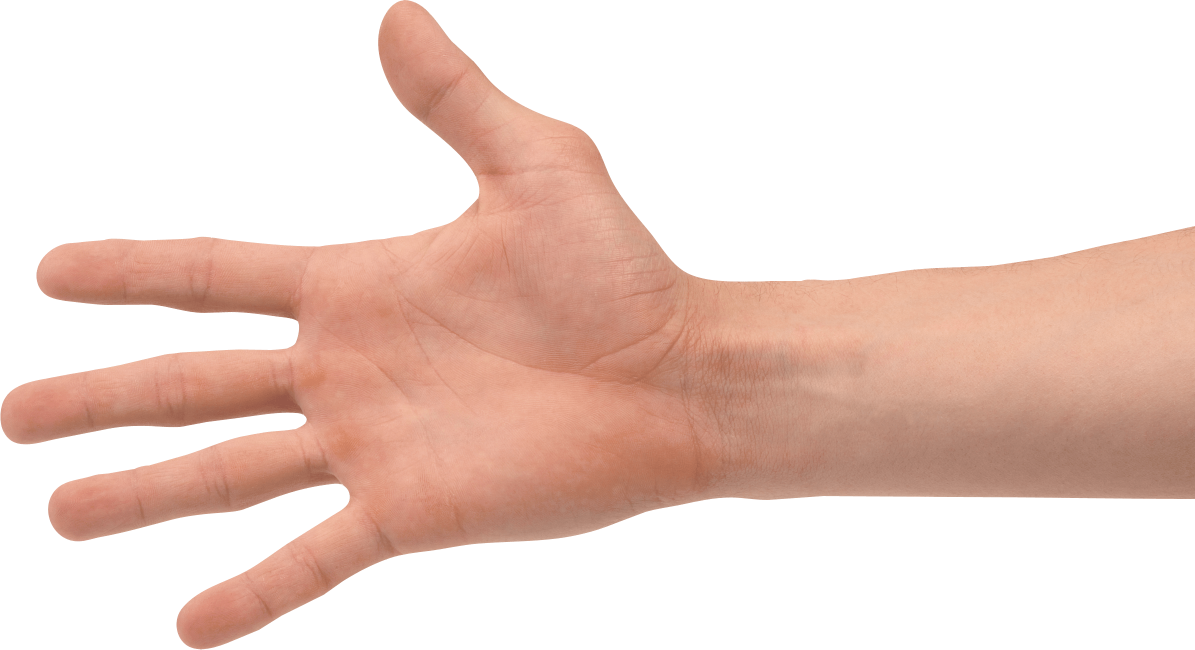
#> input picture Spring2021/hand.png, 2390 x 1299 px, given in place of hand.jpg, which was not available (shown at 1/2 size)
$ python practice.py
#> lines starting #> are read from the running program, lines starting #| are printed output that depends on the picture; pictures that were not available may be replaced by others from this repository, and a replacement may not be noted
from PIL import Image
from PIL import ImageFont
from PIL import ImageDraw
from PIL import ImageEnhance
import matplotlib.pyplot as plt
import matplotlib as mpl
import numpy as np

image = Image.open("hand.jpg")
#> image is the input picture: PIL image 2390x1299 P; mean R, G, B, A 87.8, 63.7, 54.8, 106.3
other_image = Image.open("dog.jpg")
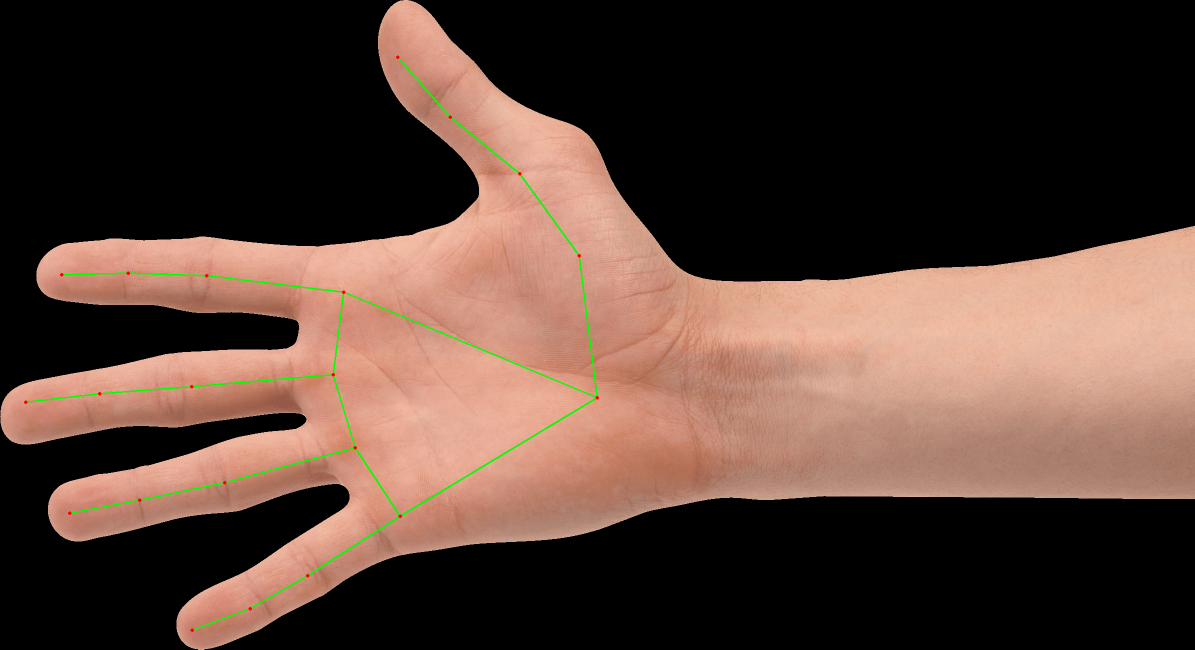
#> input picture Spring2021/annoted_image.png, 2390 x 1299 px, given in place of dog.jpg, which was not available (shown at 1/2 size)
#> other_image is the input picture: PIL image 2390x1299 RGB; mean R, G, B 86.9, 64.2, 54.2
newsize = (400, 400)
size = (900, 900)
angle1 = 40

#different changes to orientation of an image
image11 = image.transpose(Image.FLIP_TOP_BOTTOM)
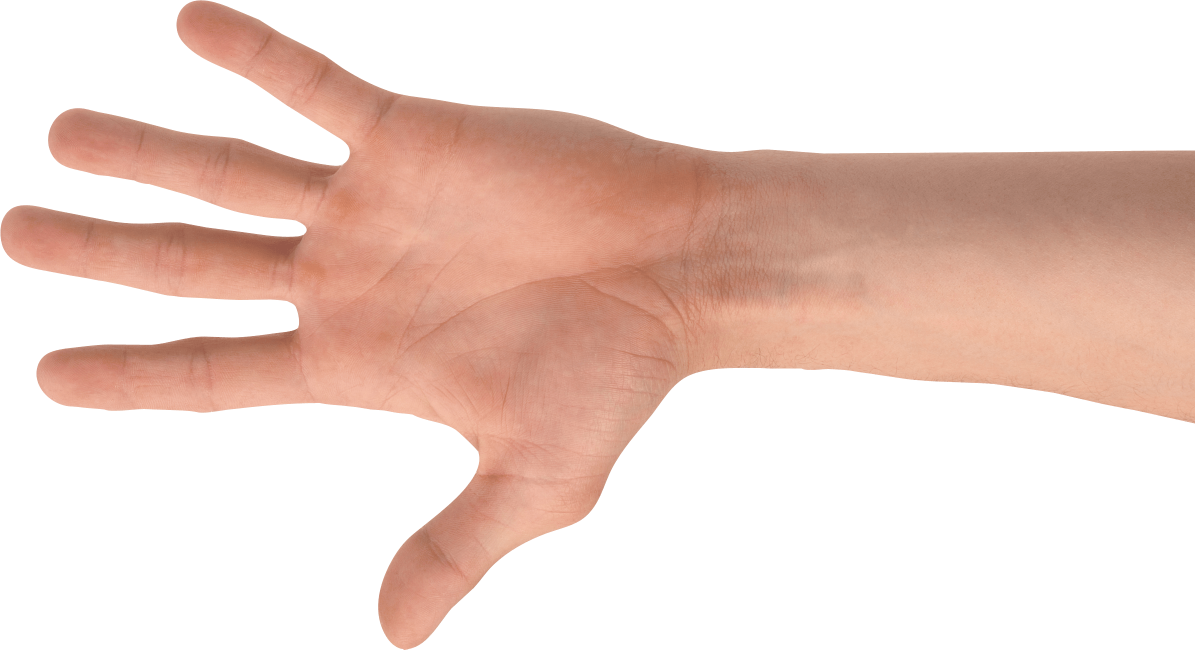
#> image11: PIL image 2390x1299 P (shown at 1/2 size); mean R, G, B, A 87.8, 63.7, 54.8, 106.3; transparent parts drawn white
image12 = image11.resize(newsize, Image.BILINEAR)
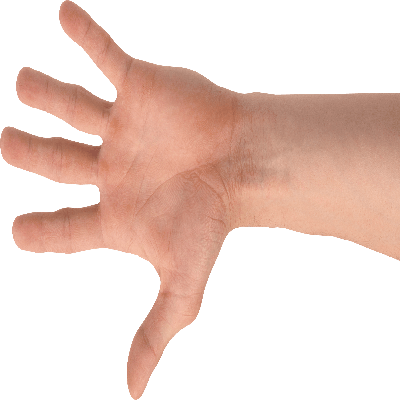
#> image12: PIL image 400x400 P; mean R, G, B, A 87.8, 63.7, 54.8, 106.3; transparent parts drawn white
image13 = image12.rotate(angle1)
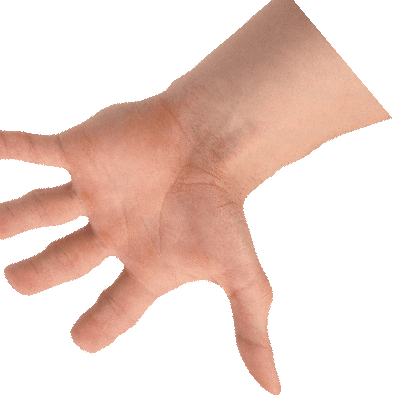
#> image13: PIL image 400x400 P; mean R, G, B, A 86, 62.4, 53.7, 104; transparent parts drawn white
image14 = image13.convert('L')
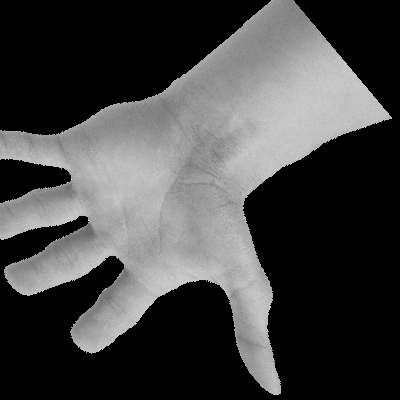
#> image14: PIL image 400x400 L; min 0, max 227, mean 68.5

#putting text on an image
image2 = image.copy()
draw = ImageDraw.Draw(image2)
font = ImageFont.truetype("arial.ttf", 100)
#> (the run stopped early here; a loop or call above may not have finished)
